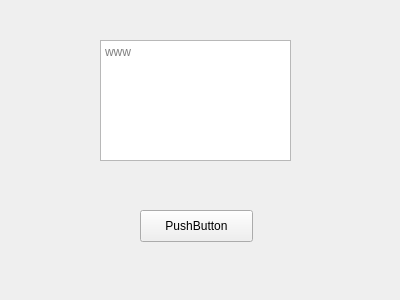
<?xml version="1.0" encoding="UTF-8"?>
<ui version="4.0">
 <class>Form</class>
 <widget class="QWidget" name="Form">
  <property name="geometry">
   <rect>
    <x>0</x>
    <y>0</y>
    <width>400</width>
    <height>300</height>
   </rect>
  </property>
  <property name="windowTitle">
   <string>Form</string>
  </property>
  <widget class="QTextEdit" name="textEdit">
   <property name="geometry">
    <rect>
     <x>100</x>
     <y>40</y>
     <width>191</width>
     <height>121</height>
    </rect>
   </property>
   <property name="placeholderText">
    <string>www</string>
   </property>
  </widget>
  <widget class="QPushButton" name="pushButton">
   <property name="geometry">
    <rect>
     <x>140</x>
     <y>210</y>
     <width>113</width>
     <height>32</height>
    </rect>
   </property>
   <property name="text">
    <string>PushButton</string>
   </property>
  </widget>
 </widget>
 <resources/>
 <connections/>
</ui>
